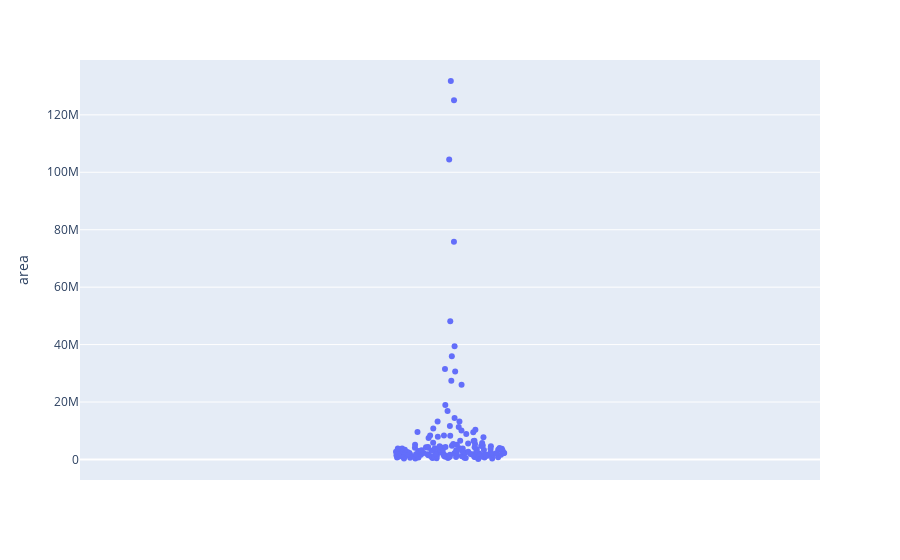

Notebook code for this chart:
### Markdown cell above
**Como as áreas dos bairros estão distribuídas? Existe uma correlação entre área e perímetro?**

### Code cell
fig = px.strip(bairro,y="area", hover_data=['nome', 'area','subprefeitura', 'nome_regiao_administrativa'])#, color='subprefeitura')
fig.show()

### Figure 1 — Plotly figure (JSON) as saved in the notebook; plotly's stock layout.template omitted (floating-point values rounded to 4 significant figures; data arrays with more than 128 entries replaced by an {"elided": "..."} marker saying what was removed)
{"data": [{"alignmentgroup": "True", "boxpoints": "all", "customdata": {"elided": "164x3 str values"}, "fillcolor": "rgba(255,255,255,0)", "hoveron": "points", "hovertemplate": "area=%{y}<br>nome=%{customdata[0]}<br>subprefeitura=%{customdata[1]}<br>nome_regiao_administrativa=%{customdata[2]}<extra></extra>", "legendgroup": "", "line": {"color": "rgba(255,255,255,0)"}, "marker": {"color": "#636efa"}, "name": "", "offsetgroup": "", "orientation": "v", "pointpos": 0, "showlegend": false, "type": "box", "x0": " ", "xaxis": "x", "y": {"elided": "164 float values"}, "y0": " ", "yaxis": "y"}], "layout": {"boxmode": "group", "legend": {"tracegroupgap": 0}, "margin": {"t": 60}, "xaxis": {"anchor": "y", "domain": [0, 1]}, "yaxis": {"anchor": "x", "domain": [0, 1], "title": {"text": "area"}}}}
